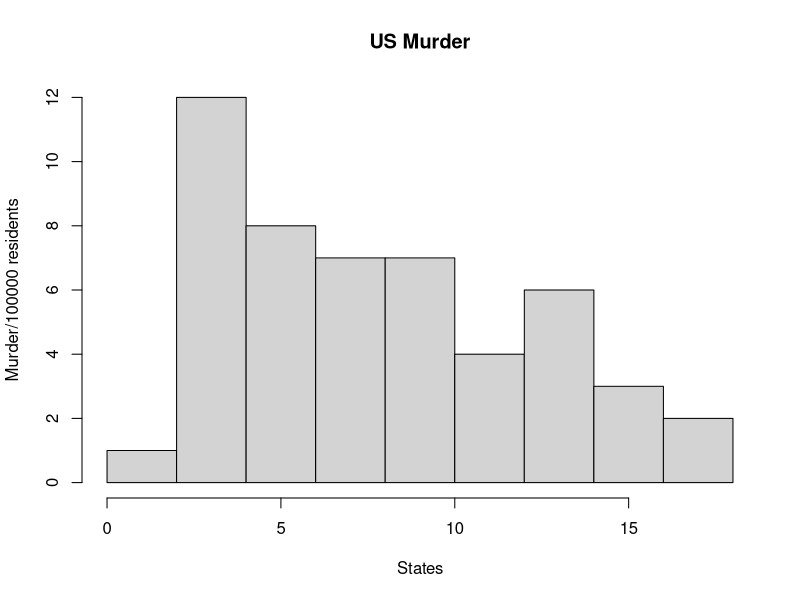
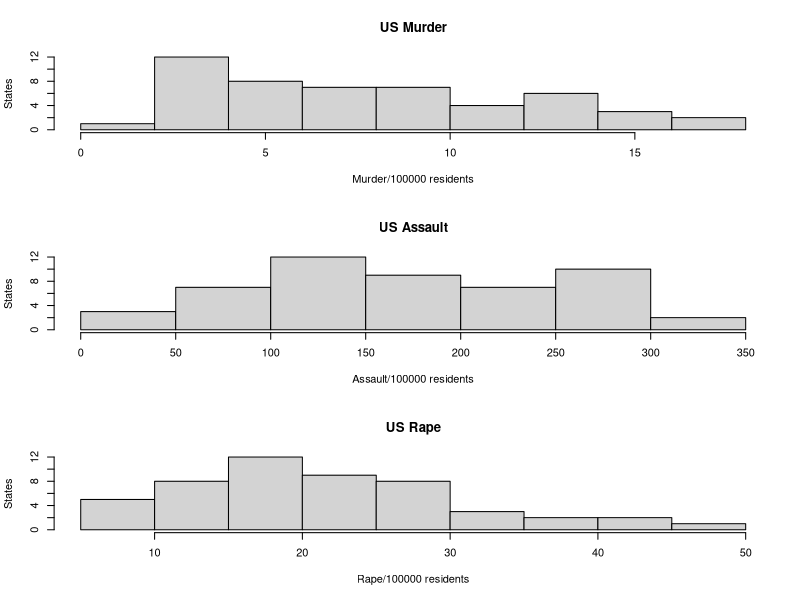

These figures' R source, in order:
## ---- chunk 1
knitr::opts_chunk$set(message=FALSE,warning=FALSE, cache=TRUE)
## ---- chunk 2
#install.packages("datasets")
library(datasets)
## ---- chunk 3
# This line load the USArrests dataset and rename it `dat`
dat <- USArrests
## ---- chunk 4
# I think both of them work as they produce the same results but with different sequences.
names(dat)
ls(dat)
## ---- chunk 5
hist(dat$Murder, main="US Murder", xlab="States", ylab="Murder/100000 residents")
## ---- chunk 6
summary(dat$Murder)
## ---- chunk 7
par(mfrow=c(3,1))
hist(dat$Murder, main="US Murder", xlab="Murder/100000 residents", ylab="States")

hist(dat$Assault, main="US Assault", xlab="Assault/100000 residents", ylab="States")

hist(dat$Rape, main="US Rape", xlab="Rape/100000 residents", ylab="States")
